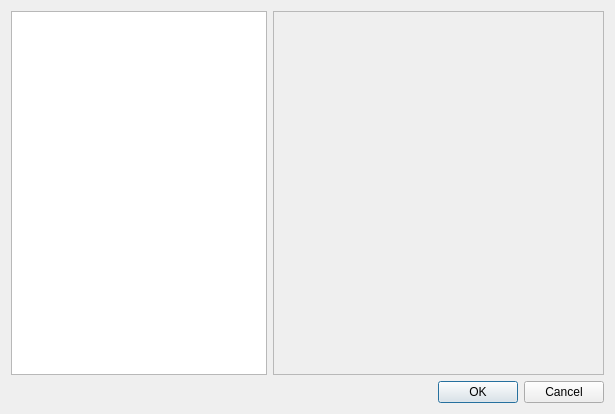
<?xml version="1.0" encoding="UTF-8"?>
<ui version="4.0">
 <class>DlgLocalMemori</class>
 <widget class="QDialog" name="DlgLocalMemori">
  <property name="geometry">
   <rect>
    <x>0</x>
    <y>0</y>
    <width>615</width>
    <height>414</height>
   </rect>
  </property>
  <property name="windowTitle">
   <string>Local Memoris</string>
  </property>
  <layout class="QVBoxLayout" name="verticalLayout">
   <item>
    <layout class="QHBoxLayout" name="horizontalLayout_2">
     <item>
      <widget class="QListWidget" name="lst_memori">
       <property name="sizePolicy">
        <sizepolicy hsizetype="Fixed" vsizetype="Expanding">
         <horstretch>0</horstretch>
         <verstretch>0</verstretch>
        </sizepolicy>
       </property>
      </widget>
     </item>
     <item>
      <widget class="QFrame" name="frame">
       <property name="sizePolicy">
        <sizepolicy hsizetype="Expanding" vsizetype="Expanding">
         <horstretch>0</horstretch>
         <verstretch>0</verstretch>
        </sizepolicy>
       </property>
       <property name="frameShape">
        <enum>QFrame::StyledPanel</enum>
       </property>
       <property name="frameShadow">
        <enum>QFrame::Raised</enum>
       </property>
       <layout class="QHBoxLayout" name="horizontalLayout">
        <item>
         <layout class="QGridLayout" name="grid_photos"/>
        </item>
       </layout>
      </widget>
     </item>
    </layout>
   </item>
   <item>
    <widget class="QDialogButtonBox" name="buttonBox">
     <property name="orientation">
      <enum>Qt::Horizontal</enum>
     </property>
     <property name="standardButtons">
      <set>QDialogButtonBox::Cancel|QDialogButtonBox::Ok</set>
     </property>
    </widget>
   </item>
  </layout>
 </widget>
 <resources/>
 <connections>
  <connection>
   <sender>buttonBox</sender>
   <signal>accepted()</signal>
   <receiver>DlgLocalMemori</receiver>
   <slot>accept()</slot>
   <hints>
    <hint type="sourcelabel">
     <x>248</x>
     <y>254</y>
    </hint>
    <hint type="destinationlabel">
     <x>157</x>
     <y>274</y>
    </hint>
   </hints>
  </connection>
  <connection>
   <sender>buttonBox</sender>
   <signal>rejected()</signal>
   <receiver>DlgLocalMemori</receiver>
   <slot>reject()</slot>
   <hints>
    <hint type="sourcelabel">
     <x>316</x>
     <y>260</y>
    </hint>
    <hint type="destinationlabel">
     <x>286</x>
     <y>274</y>
    </hint>
   </hints>
  </connection>
 </connections>
</ui>
